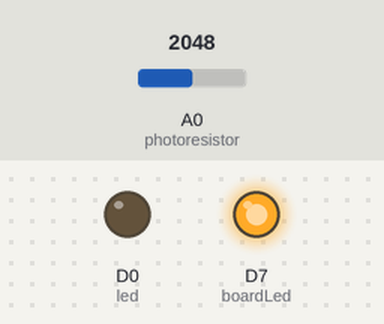
This sketch was run on a simulated Particle Photon. Shown: output pins drawn as LEDs (lit = HIGH). Inputs (shaded band) come from the test bench; at power-on: A0 (photoresistor) = 2048. Pins used as bus, display or sensor lines are not drawn.

Above: at 0.1 s.
At 5.1 s:
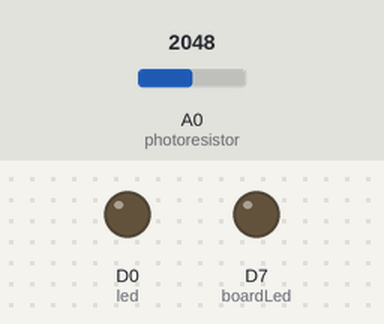
At 7.2 s:
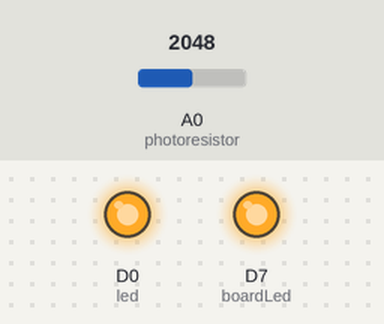
At 13.7 s:
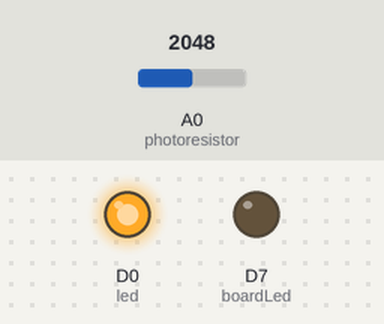
Timing chart, 0 to 15.3 s (numbered marks = the images above):
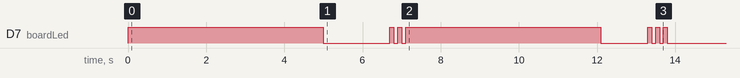

The sketch:

MovementDetector.ino
```cpp
//Laser Movement Detector with Led

//Leds
int led = D0; //the led that lights up when something breaks the connection laser-photoresistor
int boardLed = D7; //integrated led in the core, needed for calibration
int photoresistor = A0; // one end of the photoresistor is connected here, and we will read info from this pin
int power = A5; //one end of the photoresistor is connected here, and will receive the power

int intactValue; // avg value that the photoresistor reads when the beam is intact
int brokenValue; // avg value that the photoresistor reads when the beam is broken
int beamThreshold; // value halfway between intactvalue and brokenValue, above which we will assume the led is on and below which we will assume it is off.

bool beamBroken = false; // flag used to update status

void setup() {

    pinMode(led,OUTPUT); // LED pin is output (lighting up the LED)
    pinMode(boardLed,OUTPUT); // boardLed is output as well
    pinMode(photoresistor,INPUT);  //Photoresistor pin is input (reading the photoresistor)
    pinMode(power,OUTPUT); // The other photoresistor pin must send power to the circuit.

    digitalWrite(power,HIGH); //power to the photoresistor is HIGH

    //CALIBRATION

    //boardedLed set on high value, starting the calibration collecting data about light around the photoresistor when laser is turned off
    digitalWrite(boardLed,HIGH);
    // 5 seconds for the user to understand what the program does. It can be set to lower value of course
    delay(5000);

     // Then, the D7 LED will go off.
    digitalWrite(boardLed,LOW);
    delay(500);

    // Now we'll take some readings (used later for the avg value of light when laser beam is broken)
    int broken1 = analogRead(photoresistor); // read photoresistor
    delay(200); // wait 200 milliseconds
    int broken2 = analogRead(photoresistor); // read photoresistor
    delay(1000); // wait 300 milliseconds

    // Now flash to let us know that you've taken the readings...
    digitalWrite(boardLed,HIGH);
    delay(100);
    digitalWrite(boardLed,LOW);
    delay(100);
    digitalWrite(boardLed,HIGH);
    delay(100);
    digitalWrite(boardLed,LOW);
    delay(100);

    //boardedLed and Led on high value, turn on the laser and point it to the photoresistor
    digitalWrite(boardLed,HIGH);
    digitalWrite(led,HIGH);
    // 5 seconds are given to the user in order to turn on the laser and point it to the photoresistor
    delay(5000);

    // The D7 LED will turn off...
    digitalWrite(boardLed,LOW);

    // Now we'll take some readings (used later for the avg value of light when laser beam is intact)
    int intact1 = analogRead(photoresistor); // read photoresistor
    delay(200); // wait 200 milliseconds
    int intact2 = analogRead(photoresistor); // read photoresistor
    delay(1000); // wait 1 second

    // Now flash the D7 LED on and off three times to let us know that we're ready to go!
    digitalWrite(boardLed,HIGH);
    delay(100);
    digitalWrite(boardLed,LOW);
    delay(100);
    digitalWrite(boardLed,HIGH);
    delay(100);
    digitalWrite(boardLed,LOW);
    delay(100);
    digitalWrite(boardLed,HIGH);
    delay(100);
    digitalWrite(boardLed,LOW);


    // Now we average the "on" and "off" values to get an idea of what the resistance will be when the LED is on and off
    brokenValue = (broken1+broken2)/2;
    intactValue = (intact1+intact2)/2;

    // Let's also calculate the value between intactValue and brokenValue, above which we will assume the laser beam is intact and below which we assume the laser beam is broken.
    beamThreshold = (intactValue+brokenValue)/2;

}

void loop() {

    //Situation in which the laser beam is broken due to some reasons.
    if (analogRead(photoresistor)<beamThreshold) {

        //If the laser beam was intact in the previous loop, then something changed just now, and we have to update the system
        if(beamBroken == false) {

            Particle.publish("beamStatus","broken",60,PRIVATE); // Send a message to the dashboard
            digitalWrite(led,HIGH); // Set the led on high value, in order to tell us that something is blocking the laser beam
            beamBroken = true; // updrate beamBroken value
        }
    }

    //Situation in which the laser beam is intact.
    else {

        //If the laser beam was broken in the previous loop, then something changed just now, and we have to update the system
        if(beamBroken == true) {

            Particle.publish("beamStatus","intact",60,PRIVATE); // Send a message to the dashboard
            digitalWrite(led,LOW);  // Set the led on low value, in order to tell us that nothing is interrupting the laser beam
            beamBroken = false; // updrate beamBroken value
        }
    }

    delay(100);

}
```
